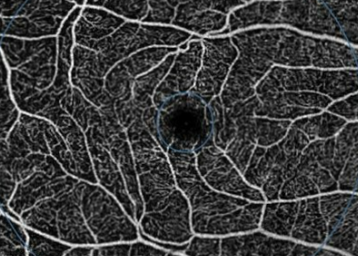
#> input picture Front End/test_image1.png, 358 x 256 px
$ python -i Skeletonization.py   (imports and definitions only)
#> lines starting #> are read from the running program, lines starting #| are printed output that depends on the picture; after the words box and inside, x2 and y2 are one past the last pixel; in counts of white or black regions, pixels touching at a corner belong together
# AUTHOR: SHRIYA GANDOTRA
# This script is modified to define a function, skeletonize_image, for
# creating a skeletonized representation of an OCTA (Optical Coherence Tomography Angiography) image.
# Refer to Backend repo for original function

from skimage import filters
from PIL import Image
import matplotlib.pyplot as plt
import os
import numpy as np
from skimage import filters
from skimage.morphology import skeletonize

#function for skeletonizing an OCTA image
def skeletonize_image(filepath):
    #takes filepath and makes it into a PIL image, grayscales, and converts to numpy array
#> called with filepath = 'test_image1.png'
    pillow_image = Image.open(filepath)
#> pillow_image is the input picture: PIL image 358x256 RGBA; mean R, G, B, A 59.5, 59.9, 60, 255
    Gray_image = pillow_image.convert('L')
    image_array = np.array(Gray_image)

    #cleans up image, threshold pixel values to be above 100
    image_array = image_array > filters.threshold_otsu(image_array)
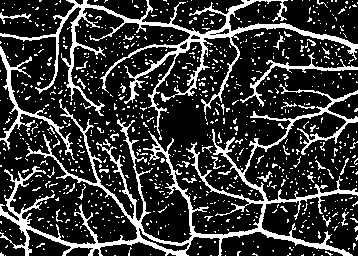
#> image_array: shape (256, 358) bool; 21.1% white; 998 white regions (956 under 20 px), largest, box (x1, y1, x2, y2) and area: (0, 84, 358, 256) 7780, (0, 0, 358, 140) 5002, (0, 46, 75, 160) 903

    #create skeletonized map from image
    oct_skeleton_image = skeletonize(image_array)
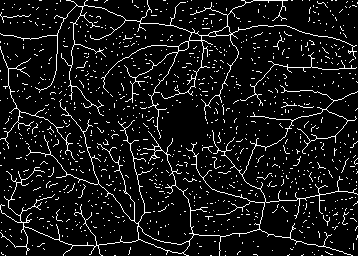
#> oct_skeleton_image: shape (256, 358) bool; 8.4% white in thin lines or dots
    #oct_skeleton_image = remove_small_objects(oct_skeleton_image, min_size=5)
    #changes numpy array to PIL image and then saves the image
    pil_skeleton = Image.fromarray(oct_skeleton_image)
#> pil_skeleton: PIL image 358x256 1; 8.4% white in thin lines or dots

    save_path = "oct_test1/skeletonized_image/skeleton.png"

    directory = os.path.dirname(save_path)
    if not os.path.exists(directory):
        os.makedirs(directory)

    pil_skeleton.save(save_path)

>>> result = skeletonize_image('test_image1.png')

$ run again, on Front End/test_image2.png
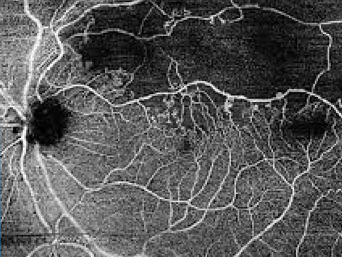
#> input picture Front End/test_image2.png, 342 x 257 px
#> in skeletonize_image, pillow_image is the input picture: PIL image 342x257 RGBA; mean R, G, B, A 87.6, 87.7, 87.7, 255
#> in skeletonize_image, `image_array = image_array > filters.threshold_otsu(image_array)`:
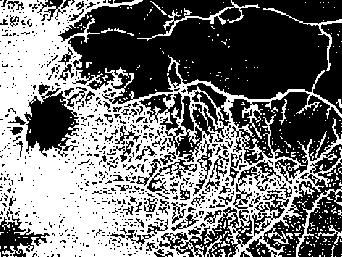
#> image_array: shape (257, 342) bool; 46.4% white; 341 white regions (327 under 20 px), largest, box (x1, y1, x2, y2) and area: (0, 0, 342, 257) 38085, (137, 0, 260, 41) 504, (296, 187, 342, 257) 356
#> in skeletonize_image, `oct_skeleton_image = skeletonize(image_array)`:
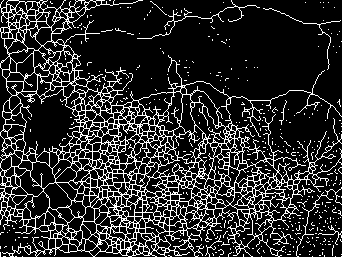
#> oct_skeleton_image: shape (257, 342) bool; 17.1% white in thin lines or dots
#> pil_skeleton: PIL image 342x257 1; 17.1% white in thin lines or dots

$ run again, on Front End/test_image3.png
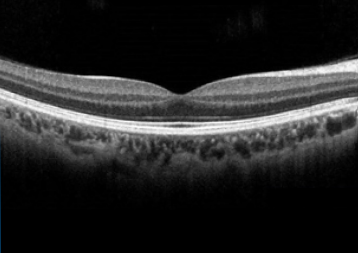
#> input picture Front End/test_image3.png, 358 x 253 px
#> in skeletonize_image, pillow_image is the input picture: PIL image 358x253 RGBA; mean R, G, B, A 38.1, 38.2, 38.2, 255
#> in skeletonize_image, `image_array = image_array > filters.threshold_otsu(image_array)`:
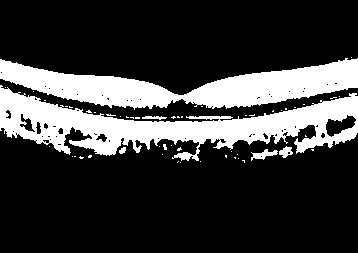
#> image_array: shape (253, 358) bool; 22.6% white; 53 white regions (47 under 20 px), largest, box (x1, y1, x2, y2) and area: (0, 85, 358, 161) 10818, (0, 58, 358, 110) 9126, (251, 149, 278, 161) 147, (279, 146, 293, 158) 99, (142, 116, 167, 120) 63, (119, 147, 126, 154) 35
#> in skeletonize_image, `oct_skeleton_image = skeletonize(image_array)`:
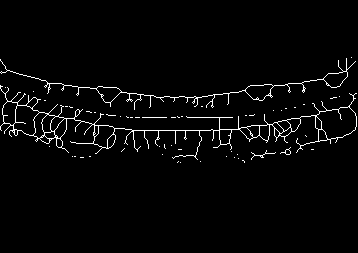
#> oct_skeleton_image: shape (253, 358) bool; 2.7% white in thin lines or dots, all inside (x1, y1, x2, y2) = (0, 57, 357, 163)

$ run again, on Front End/test_image4.png
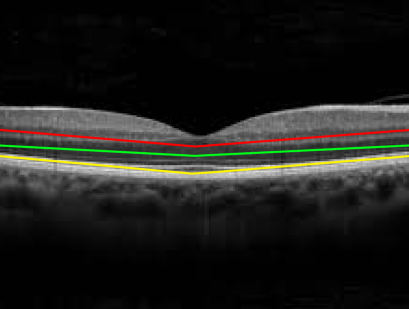
#> input picture Front End/test_image4.png, 409 x 309 px
#> in skeletonize_image, pillow_image is the input picture: PIL image 409x309 RGBA; mean R, G, B, A 30.4, 30.3, 27.1, 255
#> in skeletonize_image, `image_array = image_array > filters.threshold_otsu(image_array)`:
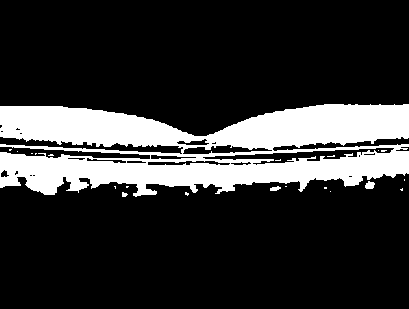
#> image_array: shape (309, 409) bool; 19.7% white; 21 white regions (17 under 20 px), largest, box (x1, y1, x2, y2) and area: (0, 104, 409, 197) 24704, (365, 181, 375, 189) 60, (270, 186, 281, 191) 38, (122, 192, 128, 197) 22
#> in skeletonize_image, `oct_skeleton_image = skeletonize(image_array)`:
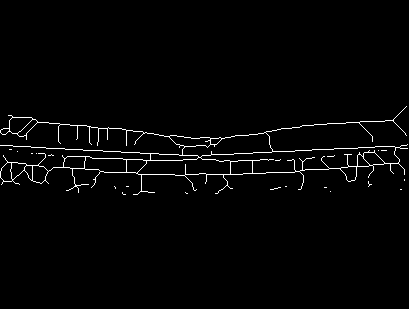
#> oct_skeleton_image: shape (309, 409) bool; 1.9% white in thin lines or dots, all inside (x1, y1, x2, y2) = (0, 106, 408, 195)
